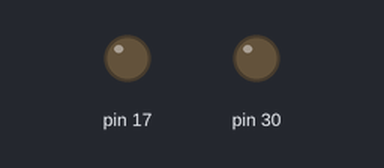
The sketch below on a simulated SparkFun Pro Micro, built with avr-gcc and run on an emulated ATmega32U4. Parts: output pins drawn as LEDs (lit = HIGH).

Above: at 5.3 s.
At 13.3 s:
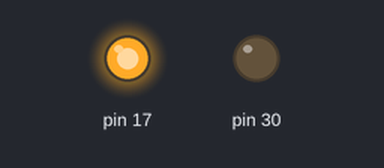
At 21.28 s:
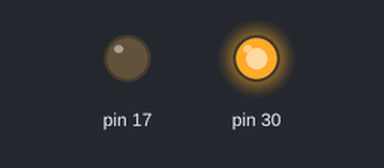
At 26.6 s:
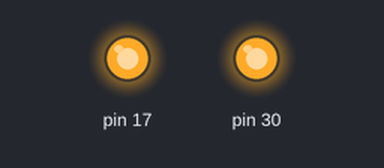
Timing chart, 0 to 40.0 s (numbered marks = the images above):
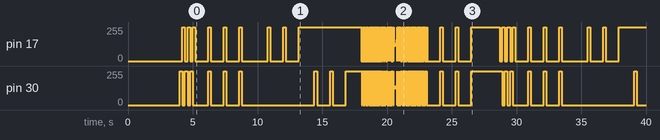

Measured:
- by itself, pin 17: 0/255 → 255/255 at 4.2 s, → 0/255 0.20 s later, → 255/255 0.20 s later, → 0/255 0.20 s later, … (204 changes in this stretch)
- by itself, pin 30: 0/255 → 255/255 at 4.0 s, → 0/255 0.20 s later, → 255/255 0.20 s later, → 0/255 0.20 s later, … (197 changes in this stretch)

The sketch:

Blink3.ino
```cpp
// Скетч для проверки диодов на pro micro
/*
      ┌───┐
  ┌───┤   ├───┐
  │○  └───┘  ○│
  │○         ○│
  │○         ○│
  │○         ○│
  │○         ○│
  │○         ○│
  │○         ○│
  │○         ○│
  │○         ○│
  │○  ◘   ◘  ○│
  │○ RX   TX ○│
  │○         ○│
  └───────────┘
*/
void setup() {
  pinMode(LED_BUILTIN_TX, OUTPUT);
  pinMode(LED_BUILTIN_RX, OUTPUT);
  delay(2000);
}

void loop() {

  int on = 1000;
  int off = 200;
  int count = 3;
  int start = 50;
  int end = 0;
  int step = 1;

  delay(2000);
  variableFlashes( off, count );
  synchronizedFlashes( on, off, count );
  digitalWrite(LED_BUILTIN_TX, LOW);
  digitalWrite(LED_BUILTIN_RX, LOW);
  delay(1000);
  ledRx( on, off, count );
  ledTx( on, off, count );
  delay(1000);
  acceleratingFlashes( start, end, step );
  slowingFlashes( start, end, step );
  synchronizedFlashes( on, off, count );

}


// ускорение поочередного мирцания диодов
void acceleratingFlashes( int start, int end, int step ) {
  for(int i = start; i >= end; i -= step) {
    variableFlashes( i, 1 );
  }
  digitalWrite(LED_BUILTIN_TX, LOW);
  digitalWrite(LED_BUILTIN_RX, LOW);
}
// замедление поочередного мирцания диодов
void slowingFlashes( int start, int end, int step ) {
  digitalWrite(LED_BUILTIN_TX, LOW);
  digitalWrite(LED_BUILTIN_RX, LOW);
  for(int i = end; i <= start; i += step) {
    variableFlashes( i, 1 );
  }
}
// поочередные мирцания диодов
void variableFlashes( int pause,  int count ) {
  int i = 0;
  while ( i < count ) {
    digitalWrite(LED_BUILTIN_TX, HIGH);
    digitalWrite(LED_BUILTIN_RX, LOW);
    delay( pause );
    digitalWrite(LED_BUILTIN_TX, LOW);
    digitalWrite(LED_BUILTIN_RX, HIGH);
    delay( pause );
    i++;
  }
}
// синхронизированные мирцания диодов
void synchronizedFlashes( int pauseOn, int pauseOff, int count ) {
  int i = 0;
  while ( i < count ) {
    digitalWrite(LED_BUILTIN_TX, LOW);
    digitalWrite(LED_BUILTIN_RX, LOW);
    delay( pauseOn );
    digitalWrite(LED_BUILTIN_TX, HIGH);
    digitalWrite(LED_BUILTIN_RX, HIGH);
    delay( pauseOff );
    i++;
  }
}
// диод RX вкл. выкл.
void ledRx( int pauseOn, int pauseOff, int count ) {
  int i = 0;
  while ( i < count ) {
    digitalWrite(LED_BUILTIN_RX, LOW);
    delay( pauseOn );
    digitalWrite(LED_BUILTIN_RX, HIGH);
    delay( pauseOff );
    i++;
  }
}
// диод TX вкл. выкл.
void ledTx( int pauseOn, int pauseOff, int count ) {
  int i = 0;
  while ( i < count ) {
    digitalWrite(LED_BUILTIN_TX, LOW);
    delay( pauseOn );
    digitalWrite(LED_BUILTIN_TX, HIGH);
    delay( pauseOff );
    i++;
  }
}
```
